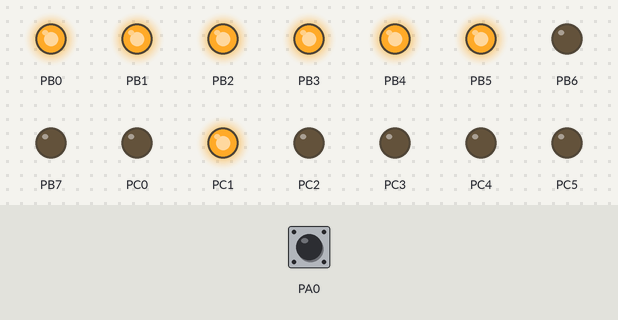
Bench run of a program on a simulated ATmega1284P, built with avr-gcc and emulated at 8 MHz. Parts: output pins drawn as LEDs (lit = HIGH). Inputs (shaded band) come from the test bench; at power-on: PA0 HIGH.

Above: at 1.2 s.
1.3 s: PA0 pulled LOW for 0.15 s
At 2.5 s:
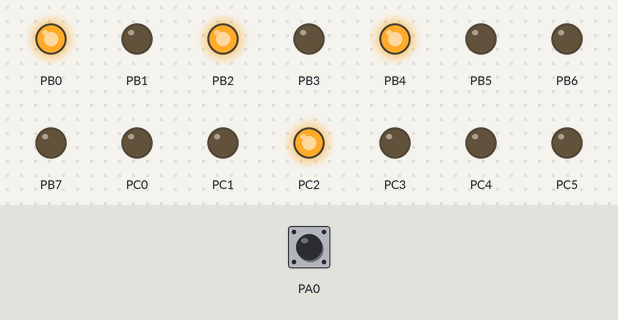
2.9 s: PA0 pulled LOW for 1 s
At 5.0 s:
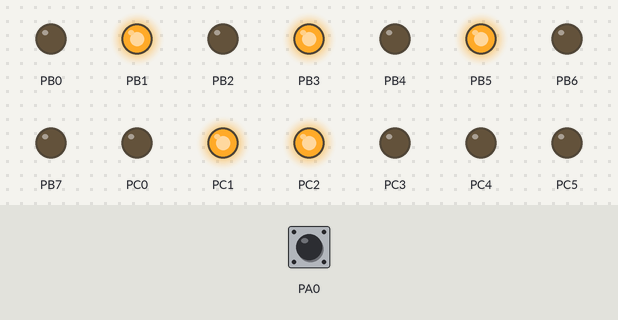
5.4 s: PA0 pulled LOW for 0.15 s
At 6.7 s:
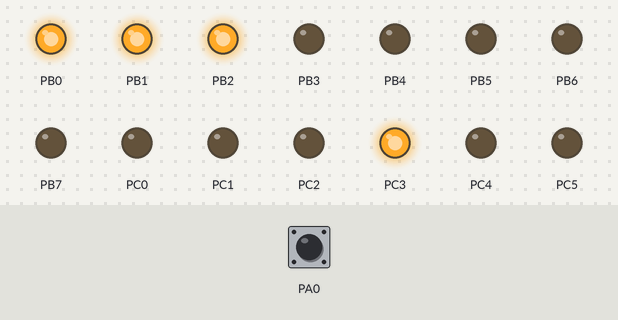
7.0 s: PA0 pulled LOW for 3.2 s
At 7.4 s:
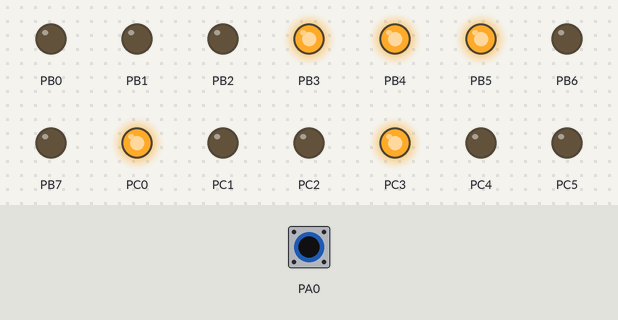
11.7 s: PA0 pulled LOW for 0.15 s
At 11.77 s:
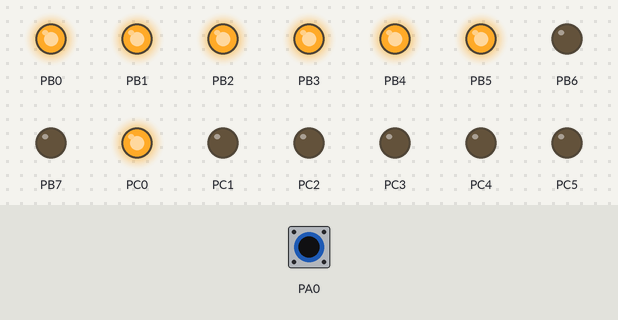
Timing chart, 0 to 14.3 s (numbered marks = the images above; inputs shaded):
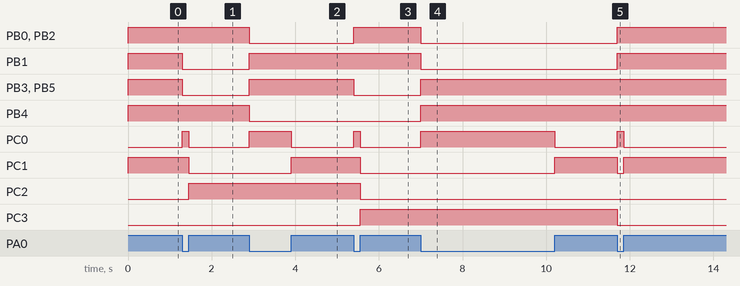

The program:

main.c
```c
/*	Author: ksunk001
 *  Partner(s) Name:
 *	Lab Section:
 *	Assignment: Lab #  Exercise #
 *	Exercise Description: [optional - include for your own benefit]
 *
 *	I acknowledge all content contained herein, excluding template or example
 *	code, is my own original work.
 */
#include <avr/io.h>
#ifdef _SIMULATE_
#include "simAVRHeader.h"
#endif
enum Festive_States {Festive_SMStart, Festive_stop, Festive_start, Festive_triplet1, Festive_triplet1_wait, Festive_triplet2, Festive_triplet2_wait, Festive_top3, Festive_top3_wait, Festive_bottom3, Festive_bottom3_wait} Festive_State;
void SMTick(){
	switch(Festive_State){
		case Festive_SMStart:
			Festive_State = Festive_start;
			break;
		case Festive_start:
			if((~PINA & 0x01) == 0x00){
				Festive_State = Festive_start;
			}
			else if((~PINA & 0x01) == 0x01){
				Festive_State = Festive_triplet1;
			}
			else{}
			break;
		case Festive_triplet1:
			if((~PINA & 0x01) == 0x01){
				Festive_State = Festive_triplet1;
			}
			else if((~PINA & 0x01) == 0x00){
				Festive_State = Festive_triplet1_wait;
			}
			else{
				Festive_State = Festive_start;
			}
			break;
		case Festive_triplet1_wait:
			if((~PINA & 0x01) == 0x01){
				Festive_State = Festive_triplet2;
			}
			else if((~PINA & 0x01) == 0x00){
				Festive_State = Festive_triplet1_wait;
			}
			else{
				Festive_State = Festive_start;
			}
			break;
		case Festive_triplet2:
			if((~PINA & 0x01) == 0x01){
				Festive_State = Festive_triplet2;
			}
			else if((~PINA & 0x01) == 0x00){
				Festive_State = Festive_triplet2_wait;
			}
			else{
				Festive_State = Festive_start;
			}
			break;
		case Festive_triplet2_wait:
			if((~PINA & 0x01) == 0x01){
				Festive_State = Festive_top3;
			}
			else if((~PINA & 0x01) == 0x00){
				Festive_State = Festive_triplet2_wait;
			}
			else{
				Festive_State = Festive_start;
			}
			break;
		case Festive_top3:
			if((~PINA & 0x01) == 0x01){
				Festive_State = Festive_top3;
			}
			else if((~PINA & 0x01) == 0x00){
				Festive_State = Festive_top3_wait;
			}
			else{
				Festive_State = Festive_start;
			}
			break;
		case Festive_top3_wait:
			if((~PINA & 0x01) == 0x01){
				Festive_State = Festive_bottom3;
			}
			else if((~PINA & 0x01) == 0x00){
				Festive_State = Festive_top3_wait;
			}
			else{
				Festive_State = Festive_start;
			}
			break;
		case Festive_bottom3:
			if((~PINA & 0x01) == 0x01){
				Festive_State = Festive_bottom3;
			}
			else if((~PINA & 0x01) == 0x00){
				Festive_State = Festive_bottom3_wait;
			}
			else{
				Festive_State = Festive_start;
			}
			break;
		case Festive_bottom3_wait:
			if((~PINA & 0x01) == 0x01){
				Festive_State = Festive_stop;
			}
			else if((~PINA & 0x01) == 0x00){
				Festive_State = Festive_bottom3_wait;
			}
			else{
				Festive_State = Festive_start;
			}
			break;
		case Festive_stop:
			if((~PINA & 0x01) == 0x01){
				Festive_State = Festive_stop;
			}
			else{
				Festive_State = Festive_start;
			}
			break;
		default:
			Festive_State = Festive_SMStart;
			break;
	}
	switch(Festive_State) {   // State actions
 		case Festive_SMStart:
			break;
		case Festive_start:
			PORTB = 0x3F;
			break;
		case Festive_triplet1:
			PORTB = 0x15;
			break;
		case Festive_triplet1_wait:
			break;
		case Festive_triplet2:
			PORTB = 0x2A;
			break;
		case Festive_triplet2_wait:
			break;
		case Festive_top3:
			PORTB = 0x07;
			break;
		case Festive_top3_wait:

			break;
		case Festive_bottom3:
			PORTB = 0x38;
			break;
		case Festive_bottom3_wait:
			break;
		case Festive_stop:
			PORTB = 0x3F;
			break;
		default:
			break;
		}


}
int main(void) {
    /* Insert DDR and PORT initializations */
	DDRA = 0x00;
	PORTA = 0xFF;

	DDRB = 0xFF;
	PORTB = 0x00;

	DDRC = 0xFF;
	PORTC = 0x00;
    /* Insert your solution below */
//	LED_State = LED_SMStart;
	//Counter_State = Counter_start;
    while (1) {
	SMTick();
	PORTC = Festive_State;
    }
    return 1;
}
```

simAVRHeader.h
```c
/* Debug information for SimAVR */
#include <stdio.h>
#ifndef F_CPU
#define F_CPU 8000000
#endif

#include <avr/sleep.h>
#include "include/simavr/avr/avr_mcu_section.h"
AVR_MCU(F_CPU,"atmega1284p");
AVR_MCU_VCD_FILE("build/results/lab5_trace.vcd",1000);

const struct avr_mmcu_vcd_trace_t _mytrace[] _MMCU_ = {
    { AVR_MCU_VCD_SYMBOL("PINA0"), .mask = 1 << 0,.what = (void*)&PINA, } , // Example individual pin
    { AVR_MCU_VCD_SYMBOL("PORTB"), .what = (void*)&PORTB, } , // Example full port
};

/* Function to output through UART */
static int uart_putchar(char c, FILE *stream) {
    if (c == '\n') {
        uart_putchar('\r',stream);
    }
    loop_until_bit_is_set(UCSR0A,UDRE0);
    UDR0 = c;
    return 0;
}

/* Setup filestream for debugging */
FILE mystdout = FDEV_SETUP_STREAM(uart_putchar,NULL,_FDEV_SETUP_WRITE);
/* End SimAVR section */
```

Measured:
- after the input at 1.3 s, PB1, PB3, PB5: HIGH → LOW at once; PC0: LOW → HIGH at once, → LOW 0.15 s later; PC1: HIGH → LOW after 0.15 s; PC2: LOW → HIGH after 0.15 s
- after the input at 2.9 s, PB0, PB2, PB4: HIGH → LOW at once; PB1, PB3, PB5: LOW → HIGH at once; PC0: LOW → HIGH at once, → LOW 1.0 s later; PC1: LOW → HIGH after 1.0 s
- after the input at 5.4 s, PB0, PB2: LOW → HIGH at once; PB3, PB5: HIGH → LOW at once; PC0: LOW → HIGH at once, → LOW 0.15 s later; PC1, PC2: HIGH → LOW after 0.15 s; PC3: LOW → HIGH after 0.15 s
- after the input at 7.0 s, PB0–2: HIGH → LOW at once; PB3–5: LOW → HIGH at once; PC0: LOW → HIGH at once, → LOW 3.2 s later; PC1: LOW → HIGH after 3.2 s
- after the input at 11.7 s, PB0–2: LOW → HIGH at once; PC0: LOW → HIGH at once, → LOW 0.15 s later; PC1: HIGH → LOW at once, → HIGH 0.15 s later; PC3: HIGH → LOW at once
